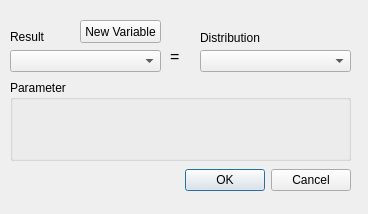
<?xml version="1.0" encoding="UTF-8"?>
<ui version="4.0">
 <class>RandomSampleGenarator</class>
 <widget class="QDialog" name="RandomSampleGenarator">
  <property name="geometry">
   <rect>
    <x>0</x>
    <y>0</y>
    <width>368</width>
    <height>214</height>
   </rect>
  </property>
  <property name="windowTitle">
   <string>Dialog</string>
  </property>
  <widget class="QDialogButtonBox" name="buttonBox">
   <property name="geometry">
    <rect>
     <x>130</x>
     <y>160</y>
     <width>221</width>
     <height>41</height>
    </rect>
   </property>
   <property name="orientation">
    <enum>Qt::Horizontal</enum>
   </property>
   <property name="standardButtons">
    <set>QDialogButtonBox::Cancel|QDialogButtonBox::Ok</set>
   </property>
  </widget>
  <widget class="QComboBox" name="comboBoxVariables">
   <property name="geometry">
    <rect>
     <x>10</x>
     <y>50</y>
     <width>151</width>
     <height>22</height>
    </rect>
   </property>
  </widget>
  <widget class="QPushButton" name="pushButtonNewVar">
   <property name="geometry">
    <rect>
     <x>80</x>
     <y>20</y>
     <width>81</width>
     <height>23</height>
    </rect>
   </property>
   <property name="text">
    <string>New Variable</string>
   </property>
  </widget>
  <widget class="QLabel" name="Result">
   <property name="geometry">
    <rect>
     <x>10</x>
     <y>30</y>
     <width>47</width>
     <height>13</height>
    </rect>
   </property>
   <property name="text">
    <string>Result</string>
   </property>
  </widget>
  <widget class="QLabel" name="equal">
   <property name="geometry">
    <rect>
     <x>170</x>
     <y>50</y>
     <width>47</width>
     <height>13</height>
    </rect>
   </property>
   <property name="font">
    <font>
     <pointsize>12</pointsize>
    </font>
   </property>
   <property name="text">
    <string>=</string>
   </property>
  </widget>
  <widget class="QComboBox" name="comboBoxDistributions">
   <property name="geometry">
    <rect>
     <x>200</x>
     <y>50</y>
     <width>151</width>
     <height>22</height>
    </rect>
   </property>
  </widget>
  <widget class="QGroupBox" name="groupBox">
   <property name="geometry">
    <rect>
     <x>10</x>
     <y>80</y>
     <width>341</width>
     <height>81</height>
    </rect>
   </property>
   <property name="title">
    <string>Parameter</string>
   </property>
   <widget class="QWidget" name="horizontalLayoutWidget">
    <property name="geometry">
     <rect>
      <x>10</x>
      <y>20</y>
      <width>321</width>
      <height>51</height>
     </rect>
    </property>
    <layout class="QHBoxLayout" name="horizontalLayoutPar"/>
   </widget>
  </widget>
  <widget class="QLabel" name="Distribution">
   <property name="geometry">
    <rect>
     <x>200</x>
     <y>30</y>
     <width>61</width>
     <height>16</height>
    </rect>
   </property>
   <property name="text">
    <string>Distribution</string>
   </property>
  </widget>
 </widget>
 <resources/>
 <connections>
  <connection>
   <sender>buttonBox</sender>
   <signal>accepted()</signal>
   <receiver>RandomSampleGenarator</receiver>
   <slot>accept()</slot>
   <hints>
    <hint type="sourcelabel">
     <x>248</x>
     <y>254</y>
    </hint>
    <hint type="destinationlabel">
     <x>157</x>
     <y>274</y>
    </hint>
   </hints>
  </connection>
  <connection>
   <sender>buttonBox</sender>
   <signal>rejected()</signal>
   <receiver>RandomSampleGenarator</receiver>
   <slot>reject()</slot>
   <hints>
    <hint type="sourcelabel">
     <x>316</x>
     <y>260</y>
    </hint>
    <hint type="destinationlabel">
     <x>286</x>
     <y>274</y>
    </hint>
   </hints>
  </connection>
 </connections>
</ui>
